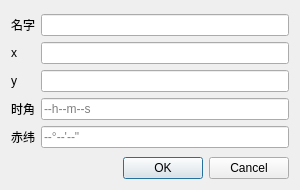
<?xml version="1.0" encoding="UTF-8"?>
<ui version="4.0">
 <class>DialogAddStar</class>
 <widget class="QDialog" name="DialogAddStar">
  <property name="geometry">
   <rect>
    <x>0</x>
    <y>0</y>
    <width>300</width>
    <height>190</height>
   </rect>
  </property>
  <property name="windowTitle">
   <string>添加星星</string>
  </property>
  <layout class="QGridLayout" name="gridLayout_2">
   <item row="0" column="0">
    <spacer name="verticalSpacer">
     <property name="orientation">
      <enum>Qt::Vertical</enum>
     </property>
     <property name="sizeHint" stdset="0">
      <size>
       <width>17</width>
       <height>0</height>
      </size>
     </property>
    </spacer>
   </item>
   <item row="1" column="0">
    <layout class="QGridLayout" name="gridLayout">
     <item row="0" column="0">
      <widget class="QLabel" name="label">
       <property name="text">
        <string>名字</string>
       </property>
      </widget>
     </item>
     <item row="0" column="1">
      <widget class="QLineEdit" name="lineEdit_name"/>
     </item>
     <item row="1" column="0">
      <widget class="QLabel" name="label_2">
       <property name="text">
        <string>x</string>
       </property>
      </widget>
     </item>
     <item row="1" column="1">
      <widget class="QLineEdit" name="lineEdit_x"/>
     </item>
     <item row="2" column="0">
      <widget class="QLabel" name="label_3">
       <property name="text">
        <string>y</string>
       </property>
      </widget>
     </item>
     <item row="2" column="1">
      <widget class="QLineEdit" name="lineEdit_y"/>
     </item>
     <item row="3" column="0">
      <widget class="QLabel" name="label_4">
       <property name="text">
        <string>时角</string>
       </property>
      </widget>
     </item>
     <item row="3" column="1">
      <widget class="QLineEdit" name="lineEdit_hour_angle">
       <property name="placeholderText">
        <string>--h--m--s</string>
       </property>
      </widget>
     </item>
     <item row="4" column="0">
      <widget class="QLabel" name="label_5">
       <property name="text">
        <string>赤纬</string>
       </property>
      </widget>
     </item>
     <item row="4" column="1">
      <widget class="QLineEdit" name="lineEdit_declination">
       <property name="placeholderText">
        <string>--°--'--&quot;</string>
       </property>
      </widget>
     </item>
    </layout>
   </item>
   <item row="2" column="0">
    <spacer name="verticalSpacer_2">
     <property name="orientation">
      <enum>Qt::Vertical</enum>
     </property>
     <property name="sizeHint" stdset="0">
      <size>
       <width>17</width>
       <height>0</height>
      </size>
     </property>
    </spacer>
   </item>
   <item row="3" column="0">
    <widget class="QDialogButtonBox" name="buttonBox">
     <property name="orientation">
      <enum>Qt::Horizontal</enum>
     </property>
     <property name="standardButtons">
      <set>QDialogButtonBox::Cancel|QDialogButtonBox::Ok</set>
     </property>
    </widget>
   </item>
  </layout>
 </widget>
 <resources/>
 <connections>
  <connection>
   <sender>buttonBox</sender>
   <signal>accepted()</signal>
   <receiver>DialogAddStar</receiver>
   <slot>accept()</slot>
   <hints>
    <hint type="sourcelabel">
     <x>248</x>
     <y>254</y>
    </hint>
    <hint type="destinationlabel">
     <x>157</x>
     <y>274</y>
    </hint>
   </hints>
  </connection>
  <connection>
   <sender>buttonBox</sender>
   <signal>rejected()</signal>
   <receiver>DialogAddStar</receiver>
   <slot>reject()</slot>
   <hints>
    <hint type="sourcelabel">
     <x>316</x>
     <y>260</y>
    </hint>
    <hint type="destinationlabel">
     <x>286</x>
     <y>274</y>
    </hint>
   </hints>
  </connection>
 </connections>
</ui>
